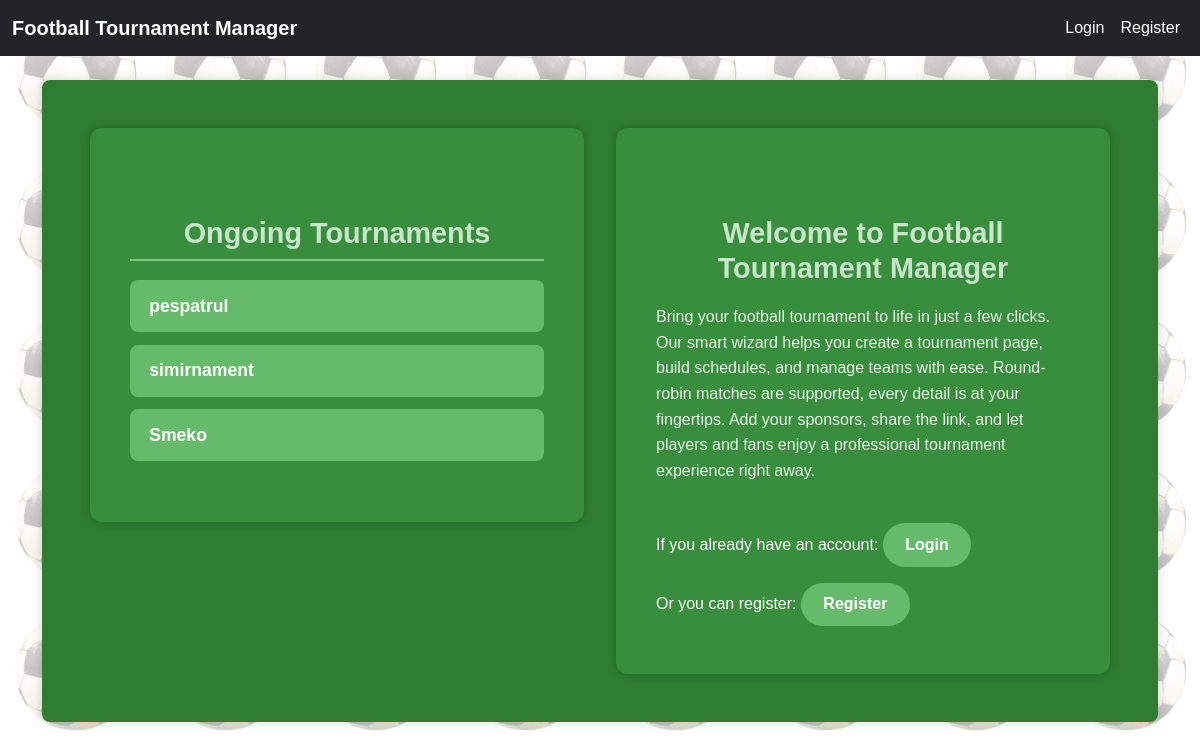
The app's page /, older data.
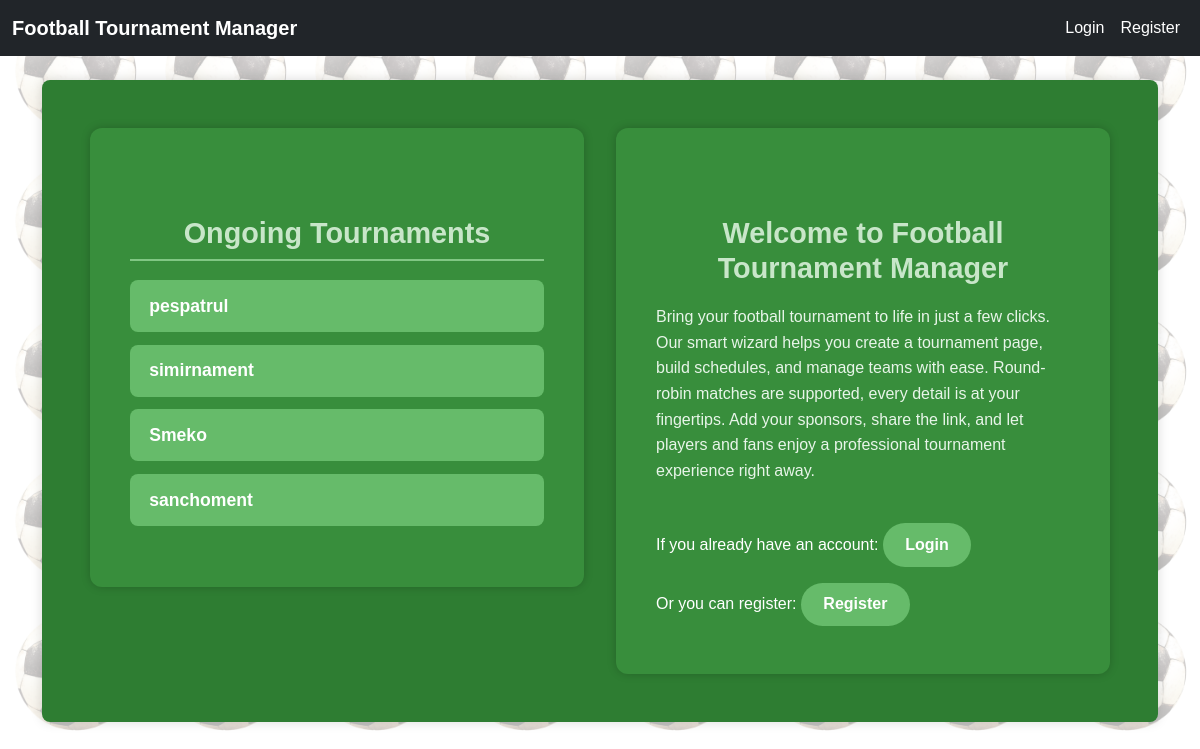
The same page, newer data.
### tournamentapp/models.py (models this page shows, shortened)
class Tournament(models.Model):
    name = models.CharField(max_length=100)
    owner = models.ForeignKey(
        settings.AUTH_USER_MODEL,
        on_delete=models.CASCADE,
        related_name='tournaments'
    )
    slug = models.SlugField(
        max_length=255,
        unique=True,
        blank=True
    )
    is_finished = models.BooleanField(
        default=False,
    )

### tournamentapp/views.py (the view)
# urls.py: path('', LandingPageView.as_view(), name='landing-page'),
class LandingPageView(TemplateView):
    template_name = 'tournament/landing_page.html'
    def get_context_data(self, **kwargs):
        context = super().get_context_data(**kwargs)
        context['tournaments'] = Tournament.objects.filter(is_finished=False)
        return context

### tournamentapp/context_processors.py (called while the page is built)
def current_tournament(request):
    tournament = Tournament.objects.first()
    return {'tournament': tournament}

### tournamentapp/templates/tournament/landing_page.html
{% extends 'base.html' %}
{% block content %}
<div class="landing-page-container">
  <div class="landing-page">
    <h2 class="landing-page__tournaments">Ongoing Tournaments</h2>
    <ul class="landing-page__list">
      {% for tournament in tournaments %}
        <li class="landing-page__list-item">
          <a class="landing-page__link" href="{% url 'public-tournament-leaderboard' tournament.slug %}">
            {{ tournament.name }}
          </a>
        </li>
      {% empty %}
        <li class="landing-page__list-item">No active tournaments right now.</li>
      {% endfor %}
    </ul>
  </div>
  <div class="general">
    <h2>Welcome to Football Tournament Manager</h2>
    <p>
      Bring your football tournament to life in just a few clicks. Our smart wizard
      helps you create a tournament page, build schedules, and manage teams with ease.
      Round-robin matches are supported, every detail is at your
      fingertips. Add your sponsors, share the link, and let players and fans enjoy a
      professional tournament experience right away.
    </p>
    {% if user.is_authenticated %}
      <a class="landing-page__button" href="{% url 'tournament-create' %}">Create a new tournament</a>
    {% else %}
    <span>
      If you already have an account:
      <a class="landing-page__button" href="{% url 'login' %}">Login</a>
    </span>
    <br>
    <span>Or you can register:
      <a class="landing-page__button" href="{% url 'register' %}">Register</a>
    </span>
    {% endif %}
  </div>
</div>
{% endblock %}

Row changes from the older to the newer data that the page shows:
added Tournament: name "sanchoment"
